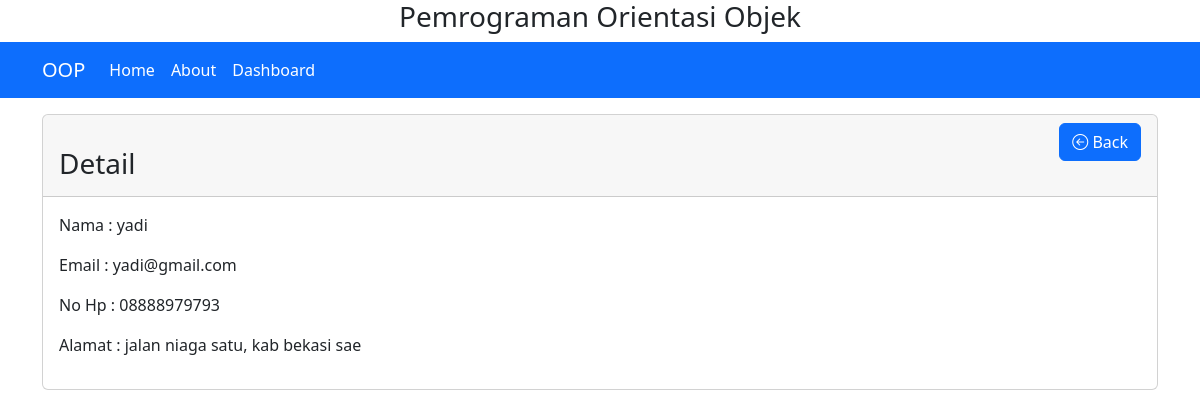
The page /?page=detail&id=30 on the database its author committed.
### tables this page shows
CREATE TABLE `contact` (
  `id` int(11) NOT NULL,
  `nama` varchar(100) NOT NULL,
  `email` varchar(100) NOT NULL,
  `alamat` varchar(200) NOT NULL,
  `nomor_hp` varchar(100) NOT NULL
);

### halaman/action.php (called while the page is built, shortened)
<?php
class Aksi
{
  private $servername = "localhost";
  private $username = "root";
  private $password = "";
  private $dbname = "crud";
  protected $conn;
  function __construct()
  {
    if (!isset($this->conn)) {
      $this->conn = new mysqli(
        $this->servername,
        $this->username,
        $this->password,
        $this->dbname
      );
    }
    return $this->conn;
  }
  public function detail($id)
  {
    $data = null;
    $query = "SELECT * FROM contact WHERE id = '$id'";
    if ($sql = $this->conn->query($query)) {
      while ($row = $sql->fetch_assoc()) {
        $data = $row;
      }
    }
    return $data;
  }
}

### halaman/detail.php (the view)
<div class="container">
  <div class="card mt-3">
    <div class="card-header">
      <a href="?page=home" class="btn btn-primary mx-auto float-end"><i class="bi bi-arrow-left-circle"></i> Back</a>
      <br>
      <h3 class="float-start">Detail</h3>
    </div>
    <div class="card-body">
      <?php
      include 'action.php';
      $aksi = new Aksi();
      $id = $_REQUEST['id'];
      $rows = $aksi->detail($id);
      if (!empty($rows)) {
      ?>
        <p>Nama : <?php echo $rows['nama']; ?></p>
        <p>Email : <?php echo $rows['email']; ?></p>
        <p>No Hp : <?php echo $rows['nomor_hp']; ?></p>
        <p>Alamat : <?php echo $rows['alamat']; ?></p>
      <?php
      } else {
        echo "No data";
      }
      ?>
    </div>
  </div>
</div>

### rows shown on the page
contact: nama "yadi", email "yadi@gmail.com", nomor_hp "08888979793", alamat "jalan niaga satu, kab bekasi sae"
